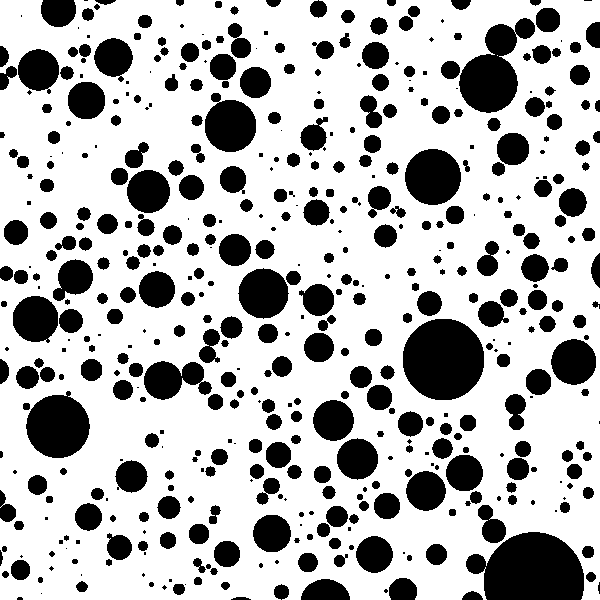
#> input picture image1.png, 600 x 600 px
$ python main.py   (older library calls are emulated)
#> lines starting #> are read from the running program, lines starting #| are printed output that depends on the picture; after the words box and inside, x2 and y2 are one past the last pixel; in counts of white or black regions, pixels touching at a corner belong together; pictures that were not available may be replaced by others from this repository, and a replacement may not be noted
import cv2

#exercise 1
image1= cv2.imread('image1.png')
#> image1 is the input picture: shape (600, 600, 3); 71.7% white; 493 black regions (128 under 20 px), largest, box (x1, y1, x2, y2) and area: (466, 532, 584, 600) 6024, (403, 319, 484, 400) 5249, (459, 18, 535, 113) 3781
cv2.imshow('Image1 - Original', image1)
cv2.waitKey(0)

image1_gray= cv2.cvtColor(image1, cv2.COLOR_BGR2GRAY)
cv2.imshow('Image1 - Grayscale', image1_gray)
cv2.waitKey(0)

image1_rotated= cv2.rotate(image1, cv2.ROTATE_90_CLOCKWISE)
#> image1_rotated: shape (600, 600, 3); 71.7% white; 493 black regions (128 under 20 px), largest, box (x1, y1, x2, y2) and area: (0, 466, 68, 584) 6024, (200, 403, 281, 484) 5249, (487, 459, 582, 535) 3781
cv2.imwrite('image1.rotated.png', image1_rotated)

image1_resized= cv2.resize(image1, (300, 300))
cv2.imshow('Image1 - Resized', image1_resized)
cv2.waitKey(0)
cv2.destroyAllWindows()

#exercise 2

image2= cv2.imread('image2.jpg')
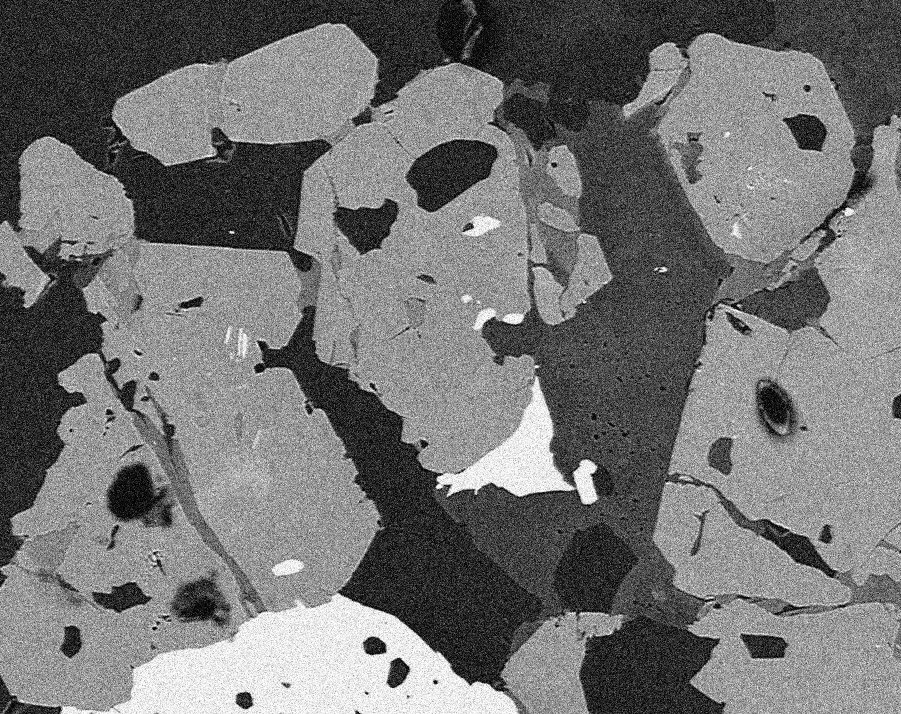
#> input picture image2.jpg, 901 x 714 px
#> image2 is the input picture: shape (714, 901, 3); min 0, max 255, mean 115
gaussian= cv2.GaussianBlur(image2, (5,5),0)
cv2.imshow('gaussian',gaussian)
cv2.waitKey(0)

median=cv2.medianBlur(image2,5)
cv2.imshow('median',median)
cv2.waitKey(0)

laplacian= cv2.Laplacian(image2,cv2.CV_64F)
cv2.imshow('laplacian',laplacian)
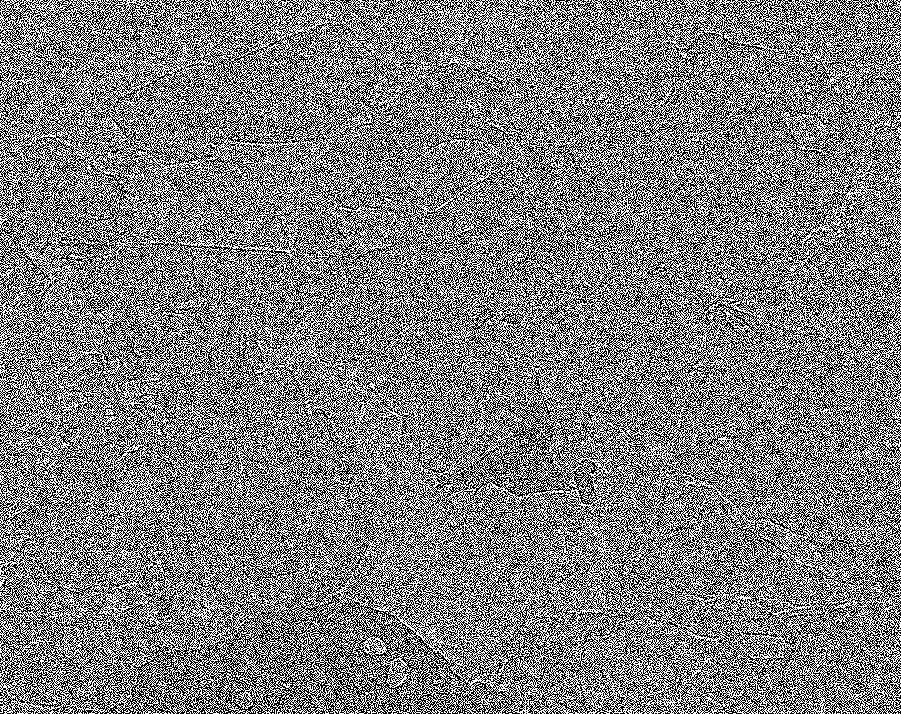
#> window 'laplacian': shape (714, 901, 3); 50.1% white; black in thin lines or dots
cv2.waitKey(0)
cv2.destroyAllWindows()

#exercise 3

image3= cv2.imread('image3.jpg', cv2.IMREAD_GRAYSCALE)
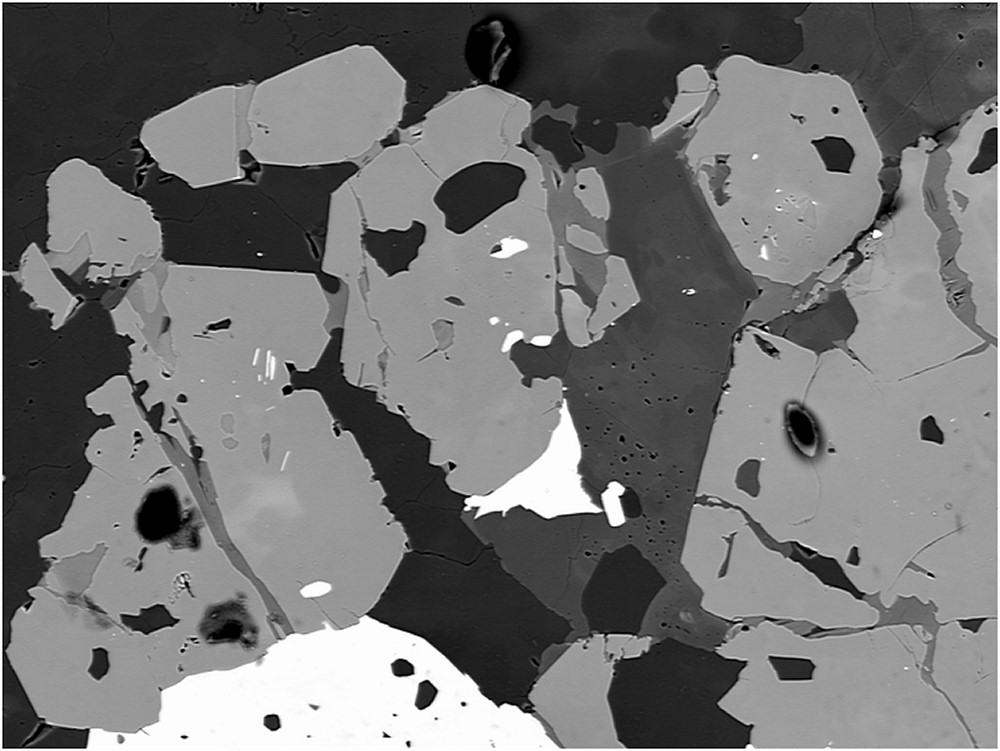
#> input picture image3.jpg, 1000 x 751 px
#> image3 is the input picture: shape (751, 1000); min 0, max 255, mean 115.2
sobel_x= cv2.Sobel(image3,cv2.CV_64F,1,0,ksize=3)
sobel_y= cv2.Sobel(image3,cv2.CV_64F,0,1,ksize=3)
sobel_added= cv2.magnitude(sobel_x,sobel_y)
cv2.imwrite('image3.sobel.jpg',sobel_added)

canny_low = cv2.Canny(image3, 50, 150)
#> canny_low: shape (751, 1000); 5.4% white in thin lines or dots
cv2.imwrite('image3.canny_low.jpg', canny_low)
canny_high = cv2.Canny(image3, 100, 200)
#> canny_high: shape (751, 1000); 4.5% white in thin lines or dots
cv2.imwrite('image3.canny_high.jpg', canny_high)

laplacian_edges = cv2.Laplacian(image3, cv2.CV_64F)
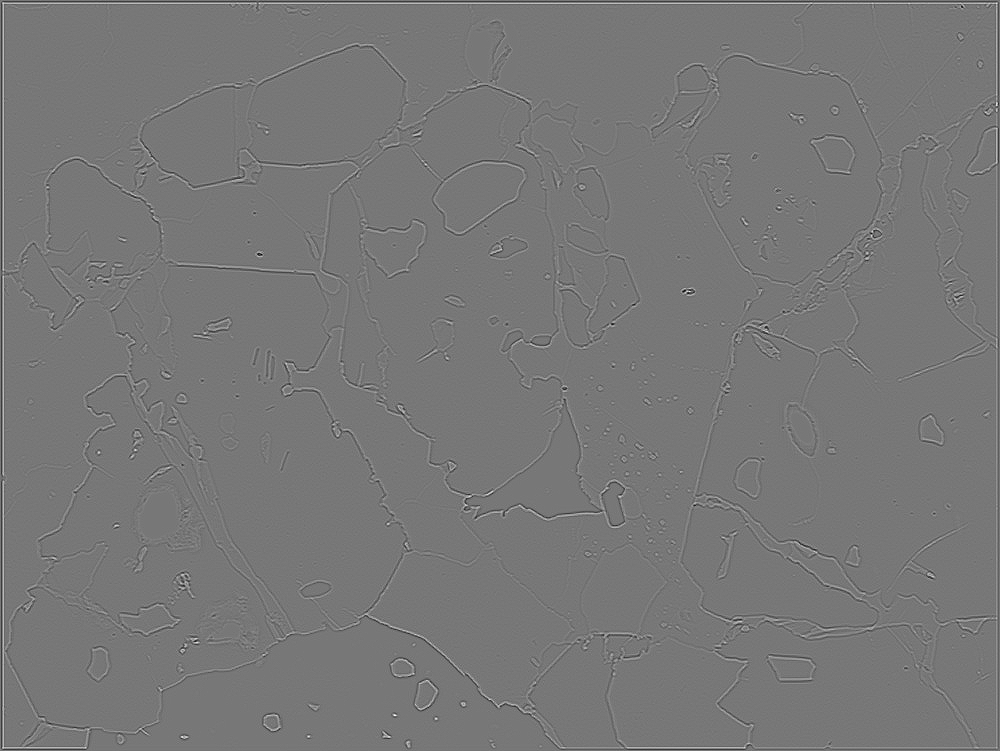
#> laplacian_edges: shape (751, 1000) float64; min -277, max 313, mean 0; drawn with min black and max white
cv2.imwrite('image3.laplacian.jpg', laplacian_edges)
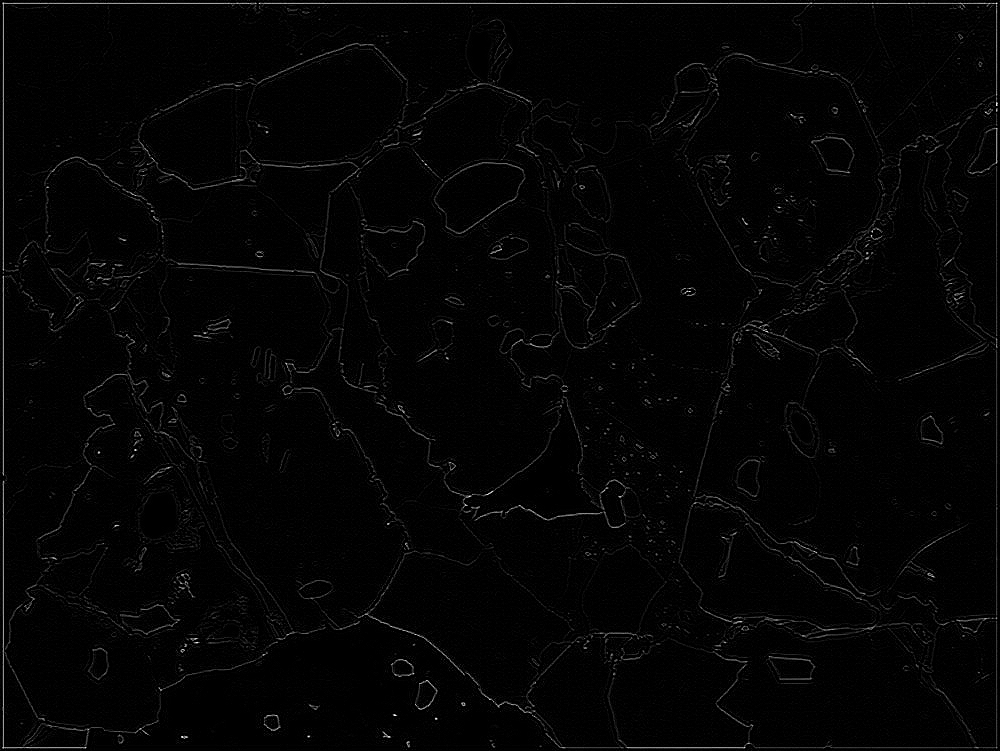
#> saved as image3.laplacian.jpg: shape (751, 1000); min 0, max 255, mean 4.3

#exercise 4

image4 = cv2.imread('image4.jpg', cv2.IMREAD_GRAYSCALE)
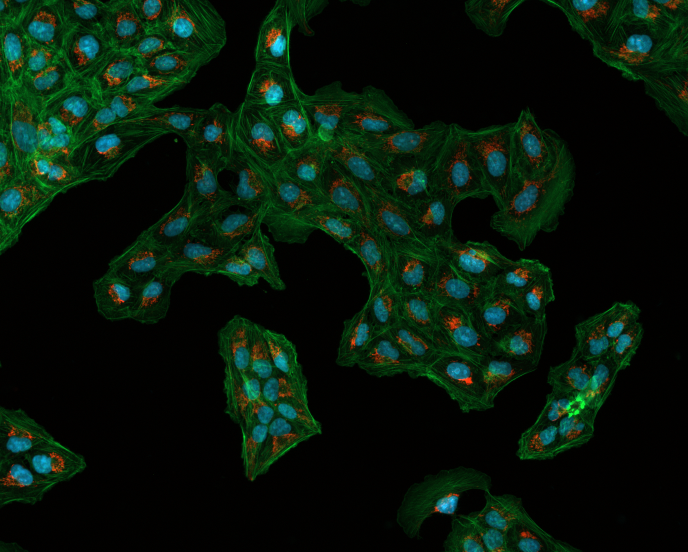
#> input picture image4.tif, 1376 x 1104 px, given in place of image4.jpg, which was not available (shown at 1/2 size)
#> image4: shape (1104, 1376); min 0, max 255, mean 17.4

_, otsu_thresh = cv2.threshold(image4, 0, 255, cv2.THRESH_BINARY + cv2.THRESH_OTSU)
#> otsu_thresh: shape (1104, 1376); 21.5% white; 3381 white regions (3114 under 20 px), largest, box (x1, y1, x2, y2) and area: (0, 0, 452, 510) 91998, (368, 0, 768, 579) 49901, (440, 635, 643, 962) 28697
cv2.imwrite('image4.otsu.jpg', otsu_thresh)

adaptive_mean = cv2.adaptiveThreshold(image4, 255, cv2.ADAPTIVE_THRESH_MEAN_C, cv2.THRESH_BINARY, 11, 2)
#> adaptive_mean: shape (1104, 1376); 76.4% white; 5619 black regions (4639 under 20 px), largest, box (x1, y1, x2, y2) and area: (0, 265, 1115, 831) 28918, (429, 624, 649, 968) 18467, (56, 177, 396, 377) 16502
adaptive_gaussian = cv2.adaptiveThreshold(image4, 255, cv2.ADAPTIVE_THRESH_GAUSSIAN_C, cv2.THRESH_BINARY, 11, 2)
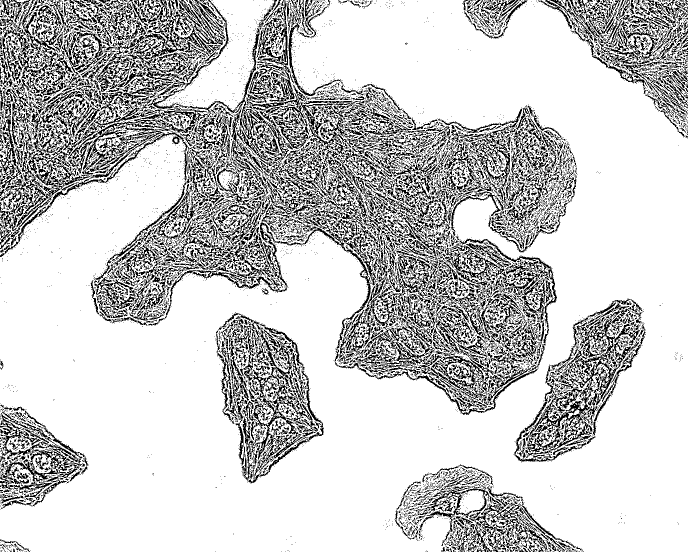
#> adaptive_gaussian: shape (1104, 1376) (shown at 1/2 size); 78.5% white; black in thin lines or dots
cv2.imwrite('image4.adaptive_mean.jpg', adaptive_mean)
cv2.imwrite('image4.adaptive_gaussian.jpg', adaptive_gaussian)
